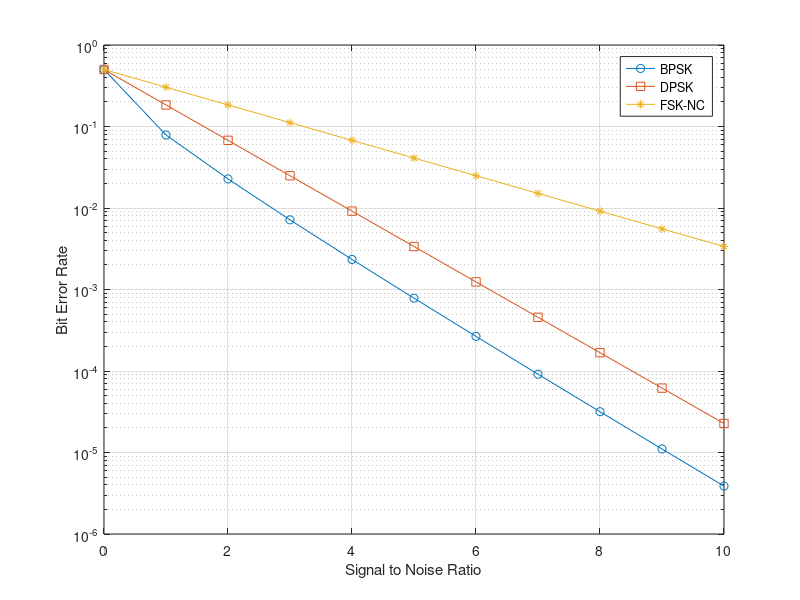

Reproduce this figure in MATLAB.
snr=0:1:10; % es/ep
for k=1:1:length(snr)
    ber_bpsk(k)= qfunc(sqrt(2*snr(k)))
    ber_dpsk(k)= .5*exp(-snr(k))
    ber_fpsk(k)= .5*exp(-.5*snr(k))
end
semilogy(snr,ber_bpsk,'-o');
hold on;
semilogy(snr,ber_dpsk,'-s');
hold on;
semilogy(snr,ber_fpsk,'-*');
xlabel('Signal to Noise Ratio')
ylabel('Bit Error Rate')
legend('BPSK','DPSK','FSK-NC')
grid on